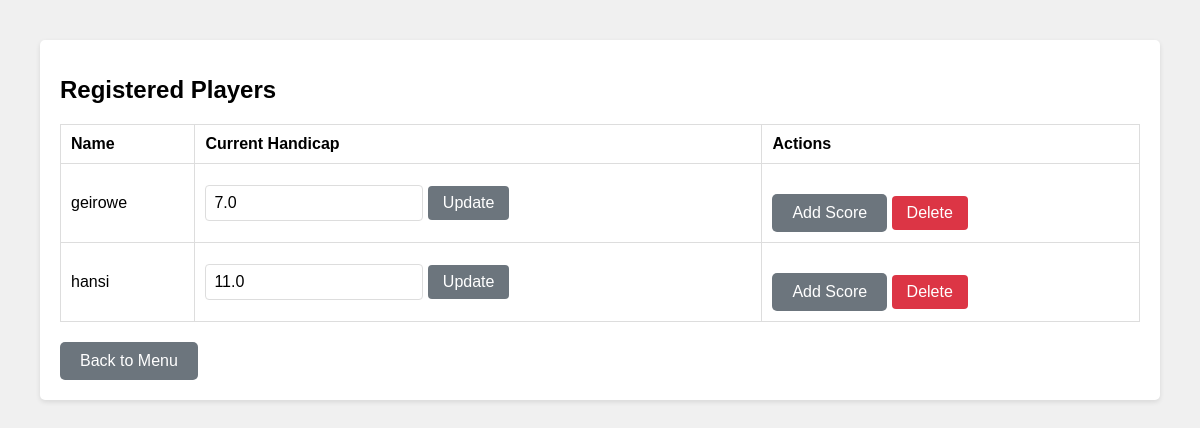
Page /players on the earlier database version.
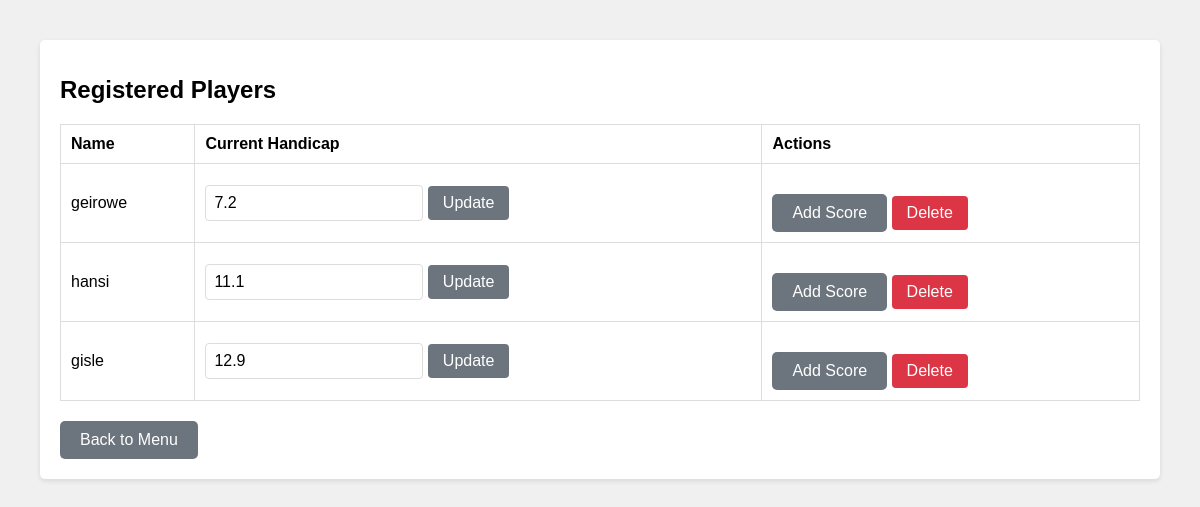
Same page on the later database version.
### models.py (models this page shows, shortened)
class Player(db.Model):
    id = db.Column(db.Integer, primary_key=True)
    name = db.Column(db.String(80), unique=True, nullable=False)
    handicap = db.Column(db.Float, nullable=False, default=0)
    scores = db.relationship("Score", backref="player", lazy=True)

### app.py (the view)
@app.route("/players", methods=["GET"])
def list_players():
    players = Player.query.all()
    return render_template("list_players.html", players=players)

### templates/list_players.html (shortened to what this page needs)
{% extends "base.html" %}
{% block content %}
    <h1>Registered Players</h1>
    {% if players %}
    <table class="player-table">
        <thead>
            <tr>
                <th>Name</th>
                <th>Current Handicap</th>
                <th>Actions</th>
            </tr>
        </thead>
        <tbody>
            {% for player in players %}
            <tr>
                <td>{{ player.name }}</td>
                <td>
                    <form method="POST" action="{{ url_for('update_handicap', player_id=player.id) }}" class="handicap-form">
                        <input type="number" name="handicap" value="{{ player.handicap }}" step="0.1">
                        <button type="submit" class="btn-update">Update</button>
                    </form>
                </td>
                <td>
                    <a href="{{ url_for('add_score', player_id=player.id) }}" class="button">Add Score</a>
                    <form method="POST" action="{{ url_for('delete_player', player_id=player.id) }}" class="delete-form" onsubmit="return confirm('Are you sure you want to delete this player?');">
                        <button type="submit" class="btn-delete">Delete</button>
                    </form>
                </td>
            </tr>
            {% endfor %}
        </tbody>
    </table>
    {% else %}
    <p>No players registered yet.</p>
    {% endif %}
    <a href="{{ url_for('home') }}" class="button">Back to Menu</a>
{% endblock %}

Differences in the rows shown:
changed Player "geirowe": handicap "7.0" → "7.2"
changed Player "hansi": handicap "11.0" → "11.1"
added Player: name "gisle", handicap "12.9"
